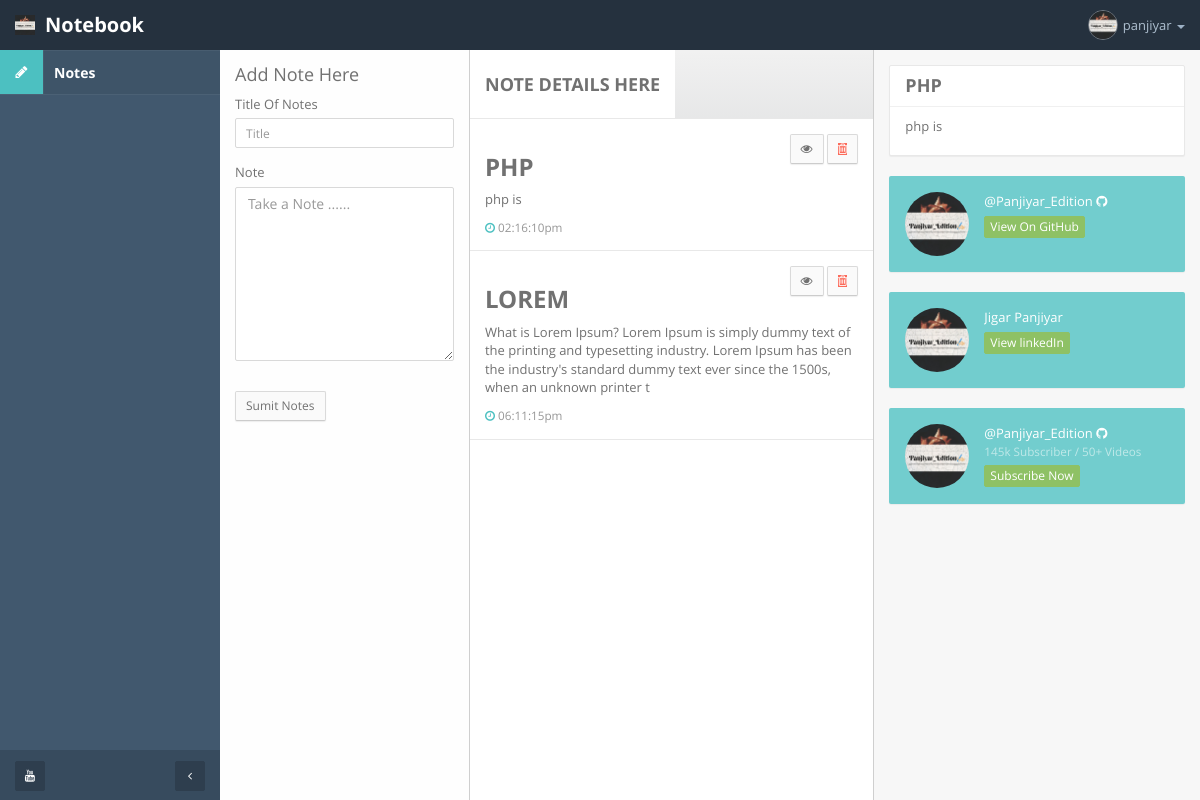
The app's page /notebook.php (signed in) with its own data.
### tables this page shows
CREATE TABLE `register` (
  `user_ID` int(11) NOT NULL,
  `fullName` varchar(100) NOT NULL,
  `email` varchar(100) NOT NULL,
  `password` varchar(100) NOT NULL
);

CREATE TABLE `notes` (
  `note_id` int(11) NOT NULL,
  `user_ID` int(11) NOT NULL,
  `title` varchar(100) NOT NULL,
  `note` varchar(1000) NOT NULL,
  `time_in` varchar(50) NOT NULL,
  `last_updated_at` datetime NOT NULL
);

### includes/session.php (called while the page is built, shortened)
<?php
$session_id=$_SESSION['alogin'];
?>

### notebook.php (the view, shortened to what this page needs)
<?php include('includes/session.php')?>
<?php include('includes/config.php')?>
<?php
     $query = "SELECT note_id,title,note,time_in FROM notes WHERE user_id = \"$session_id\" ";
    if(mysqli_query($conn, $query)){
        $result = mysqli_query($conn, $query);
        $notesArray= mysqli_fetch_all($result , MYSQLI_ASSOC);
    }else{
        echo 'query error: '. mysqli_error($conn);
    }
?>
<!DOCTYPE html>
<html lang="en" class="app">
<head>
    <link rel="stylesheet" href="css/bootstrap.css" type="text/css" />
    <link rel="stylesheet" href="css/animate.css" type="text/css" />
    <link rel="stylesheet" href="css/font-awesome.min.css" type="text/css" />
    <link rel="stylesheet" href="css/font.css" type="text/css" />
    <link rel="stylesheet" href="css/app.css" type="text/css" />
</head>
<body>
    <section class="vbox">
        <header class="bg-dark dk header navbar navbar-fixed-top-xs">
            <div class="navbar-header aside-md">
                <a href="#" class="navbar-brand" data-toggle="fullscreen"><img src="images/banner.jpg"
                        class="m-r-sm">Notebook</a>
            </div>
            <ul class="nav navbar-nav navbar-right m-n hidden-xs nav-user">
                <li class="dropdown">
                    <?php $query= mysqli_query($conn,"select * from register where user_ID = '$session_id'")or die(mysqli_error());
                $row = mysqli_fetch_array($query);
            ?>
                    <a href="#" class="dropdown-toggle" data-toggle="dropdown">
                        <span class="thumb-sm avatar pull-left">
                            <img src="images/banner.jpg">
                        </span>
                        <?php echo $row['fullName']; ?> <b class="caret"></b>
                    </a>
                </li>
            </ul>
        </header>
        <section>
            <section class="hbox stretch">
                <aside class="bg-dark lter aside-md hidden-print" id="nav">
                    <section class="vbox">
                        <section class="w-f scrollable">
                            <div class="slim-scroll" data-height="auto" data-disable-fade-out="true" data-distance="0"
                                data-size="5px" data-color="#333333">
                                <nav class="nav-primary hidden-xs">
                                    <ul class="nav">
                                        <li class="active">
                                            <a href="notebook.php" class="active">
                                                <i class="fa fa-pencil icon">
                                                    <b class="bg-info"></b>
                                                </i>
                                                <span>Notes</span>
                                            </a>
                                        </li>
                                    </ul>
                                </nav>
                            </div>
                        </section>
                        <footer class="footer lt hidden-xs b-t b-dark">
                            <a href="#nav" data-toggle="class:nav-xs" class="pull-right btn btn-sm btn-dark btn-icon">
                                <i class="fa fa-angle-left text"></i>
                            </a>
                            <div class="btn-group hidden-nav-xs">
                                <button type="button" title="Contacts" class="btn btn-icon btn-sm btn-dark"
                                    data-toggle="dropdown" data-target="#invite"><i class="fa fa-youtube"></i></button>
                            </div>
                        </footer>
                    </section>
                </aside>
                <section id="content">
                    <section class="hbox stretch">
                        <aside class="aside-lg bg-light lter b-r">
                            <div class="wrapper">
                                <h4 class="m-t-none">Add Note Here</h4>
                                <form method="POST">
                                    <div class="form-group">
                                        <label>Title Of Notes</label>
                                        <input name="title" type="text" placeholder="Title"
                                            class="input-sm form-control">
                                    </div>
                                    <div class="form-group">
                                        <label>Note</label>
                                        <textarea name="note" class="form-control" rows="8" data-minwords="8"
                                            data-required="true" placeholder="Take a Note ......"></textarea>
                                    </div>
                                    <div class="m-t-lg"><button class="btn btn-sm btn-default" name="submit"
                                            type="submit"> Sumit Notes</button></div>
                                </form>
                            </div>
                        </aside>
                        <aside class="bg-white">
                            <section class="vbox">
                                <header class="header bg-light bg-gradient">
                                    <ul class="nav nav-tabs nav-white">
                                        <li class="active"><a href="#activity" data-toggle="tab">
                                                <h4 style="text-transform:uppercase;"><b>Note Details Here</b></h4>
                                            </a></li>
                                    </ul>
                                </header>
                                <section class="scrollable">
                                    <div class="tab-content">
                                        <div class="tab-pane active" id="activity">
                                            <ul class="list-group no-radius m-b-none m-t-n-xxs list-group-lg no-border">
                                                <li></li>
                                                <?php foreach($notesArray as $note){ ?>
                                                <li class="list-group-item">
                                                    <div class="btn-group pull-right">
                                                        <a href="edit_note.php?edit=<?php echo $note['note_id'];?>"><button
                                                                type="button" class="btn btn-sm btn-default"
                                                                title="Show"><i class="fa fa-eye"></i></button></a>
                                                        <a href="notebook.php?delete=<?php echo $note['note_id'];?>"><button
                                                                type="button" class="btn btn-sm btn-default"
                                                                title="Remove"><i
                                                                    class="fa fa-trash-o bg-danger"></i></button></a>
                                                    </div>
                                                    <h3 style="text-transform:uppercase;">
                                                        <b><?php echo $note['title'] ?></b>
                                                    </h3>
                                                    <p><?php echo substr($note['note'], 0, 200)?></p>
                                                    <small class="block text-muted text-info"><i
                                                            class="fa fa-clock-o text-info"></i>
                                                        <?php echo $note['time_in'] ?></small>
                                                    <?php } ?>
                                                </li>
                                            </ul>
                                        </div>
                                    </div>
                                </section>
                            </section>
                        </aside>
                        <aside class="col-lg-4 b-l">
                            <section class="vbox">
                                <section class="scrollable">
                                    <div class="wrapper">
                                        <section class="panel panel-default">
                                            <?php
                             $get_note = mysqli_query($conn,"select * from notes WHERE user_id = \"$session_id\" LIMIT 1") or die(mysqli_error());
                             while ($row = mysqli_fetch_array($get_note)) {
                                 ?>
                                            <h4 style="text-transform:uppercase;" class="font-thin padder">
                                                <b><?php echo $row['title']; ?></b>
                                            </h4>
                                            <ul class="list-group">
                                                <li class="list-group-item">
                                                    <p><?php echo $row['note']; ?> </p>
                                                </li>
                                            </ul>
                                            <?php } ?>
                                        </section>
                                        <section class="panel clearfix bg-info lter">
                                            <div class="panel-body">
                                                <a href="#" class="thumb pull-left m-r">
                                                    <img src="images/banner.jpg" class="img-circle">
                                                </a>
                                                <div class="clear">
                                                    <a href="#" class="text-info">@Panjiyar_Edition
                                                        <i class="fa fa-github"></i> </a> <br>
                                                    <a href="https://github.com/PanjiyarEdition" target="_blank"
                                                        class="btn btn-xs btn-success m-t-xs"> View On GitHub </a>
                                                </div>
                                            </div>
                                        </section>
                                        <section class="panel clearfix bg-info lter">
                                            <div class="panel-body">
                                                <a href="#" class="thumb pull-left m-r">
                                                    <img src="images/banner.jpg" class="img-circle">
                                                </a>
                                                <div class="clear">
                                                    <a href="#" class="text-info">Jigar Panjiyar
                                                        </a> <br>
                                                    <a href="https://www.linkedin.com/in/jigarpanjiyar/" target="_blank"
                                                        class="btn btn-xs btn-success m-t-xs"> View linkedIn </a>
                                                </div>
                                            </div>
                                        </section>
                                        <section class="panel clearfix bg-info lter">
                                            <div class="panel-body">
                                                <a href="#" class="thumb pull-left m-r">
                                                    <img src="images/banner.jpg" class="img-circle">
                                                </a>
                                                <div class="clear">
                                                    <a href="#" class="text-info">@Panjiyar_Edition
                                                        <i class="fa fa-github"></i> </a>
                                                    <small class="block text-muted">145k Subscriber / 50+ Videos</small>
                                                    <a href="https://www.youtube.com/@PanjiyarEdition" target="_blank"
                                                        class="btn btn-xs btn-success m-t-xs">Subscribe Now </a>
                                                </div>
                                            </div>
                                        </section>
                                    </div>
                                </section>
                            </section>
                        </aside>
                    </section>
                </section>
            </section>
        </section>
    </section>
</body>
</html>

### records on screen
register: fullName "panjiyar"
notes: title "PHP", note "php is", time_in "02:16:10pm"
notes: title "LOREM", note "What is Lorem Ipsum? Lorem Ipsum is simply dummy text of the printing and typesetting industry. Lorem Ipsum has been the industry's standard dummy text ever since the 1500s, when an unknown printer t", time_in "06:11:15pm"
